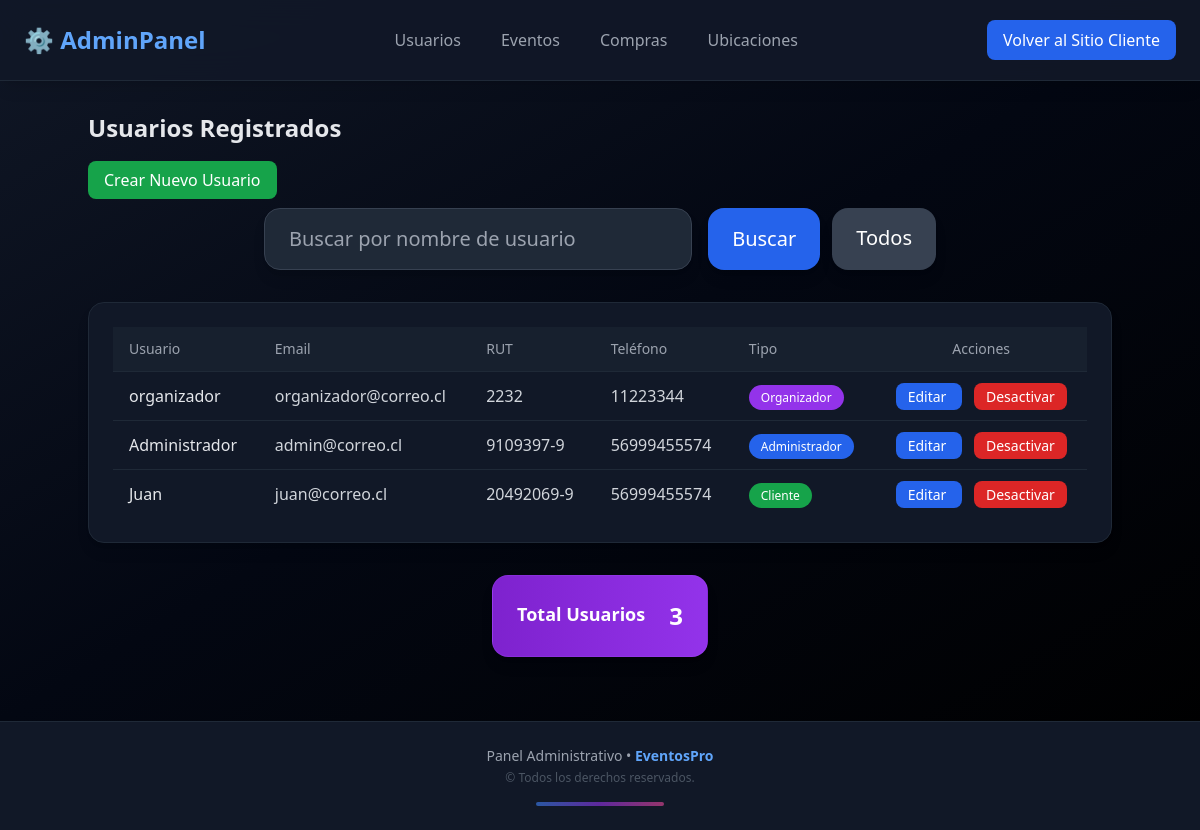
Page /administrador/usuarios/ on the earlier database version.
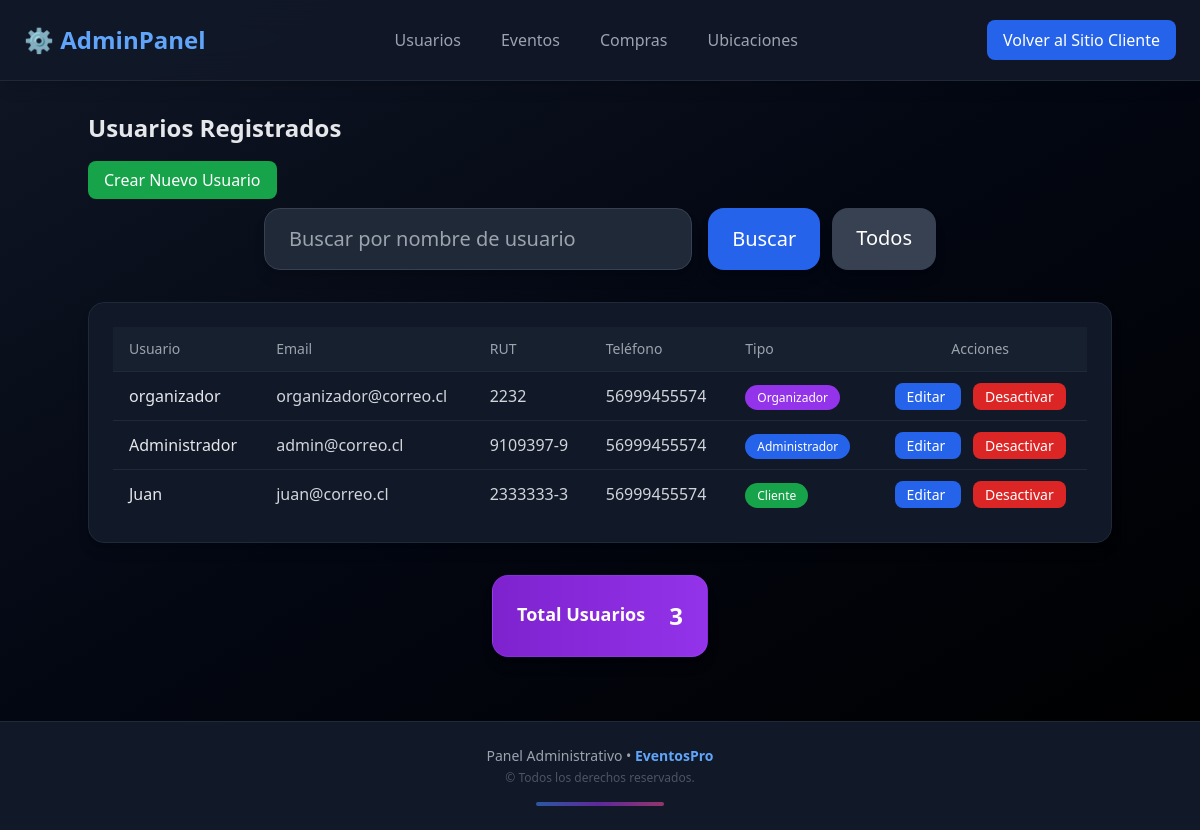
Same page on the later database version.
### usuarios/models.py (models this page shows, shortened)
class Usuario(AbstractUser):
    rut = models.CharField(max_length=12, unique=True, validators=[validar_rut])
    telefono = models.CharField(max_length=15, blank=True)
    tipo_usuario = models.CharField(max_length=50, blank=False, choices=[
        ('administrador', 'Administrador'),
        ('cliente', 'Cliente'),
        ('organizador', 'Organizador'),
    ],)
    USERNAME_FIELD = 'username'  # indica que se usa 'username' para login
    REQUIRED_FIELDS = ['email', 'rut']  # campos obligatorios para createsuperuser

### administrador/views.py (the view)
# urls.py: path("usuarios/", views.listar_usuarios_admin, name="listar_usuarios_admin"),
def listar_usuarios_admin(request):
    q = request.GET.get("q", "")
    if q:
        usuarios = Usuario.objects.filter(username__icontains=q)
    else:
        usuarios = Usuario.objects.all()
    return render(request, "administrador/listar_usuarios_admin.html", {
        "usuarios": usuarios
    })

### administrador/templates/administrador/listar_usuarios_admin.html (shortened to what the changed rows need)
{% extends "administrador/admin_core.html" %}
{% block content %}
<div class="admin-container">
    <h1 class="text-2xl font-bold text-gray-200 mb-6">Usuarios Registrados</h1>
    <div class="admin-table-wrapper bg-gray-900 border border-gray-800 rounded-2xl p-6 shadow-lg">
        <table class="min-w-full divide-y divide-gray-800">
            <thead>
                <tr class="bg-gray-800/50">
                    <th class="px-4 py-3 text-left text-sm font-medium text-gray-400">Usuario</th>
                    <th class="px-4 py-3 text-left text-sm font-medium text-gray-400">Email</th>
                    <th class="px-4 py-3 text-left text-sm font-medium text-gray-400">RUT</th>
                    <th class="px-4 py-3 text-left text-sm font-medium text-gray-400">Teléfono</th>
                    <th class="px-4 py-3 text-left text-sm font-medium text-gray-400">Tipo</th>
                    <th class="px-4 py-3 text-center text-sm font-medium text-gray-400">Acciones</th>
                </tr>
            </thead>
            <tbody class="divide-y divide-gray-800">
                {% for u in usuarios %}
                <tr class="cursor-pointer hover:bg-gray-800/40 transition" data-url="{% url 'administrador:detalle_usuario' u.id %}">
                    <td class="px-4 py-3 text-gray-200">{{ u.username }}</td>
                    <td class="px-4 py-3 text-gray-300">{{ u.email }}</td>
                    <td class="px-4 py-3 text-gray-300">{{ u.rut }}</td>
                    <td class="px-4 py-3 text-gray-300">{{ u.telefono }}</td>
                    <td class="px-4 py-3">
                        <span class="px-3 py-1 text-xs rounded-full
                            {% if u.tipo_usuario == 'administrador' %} bg-blue-600 text-white
                            {% elif u.tipo_usuario == 'organizador' %} bg-purple-600 text-white
                            {% else %} bg-green-600 text-white
                            {% endif %}">
                            {{ u.tipo_usuario|title }}
                        </span>
                    </td>
                    <td class="px-4 py-3 text-center space-x-3">
                        <a href="{% url 'administrador:editar_usuario_admin' u.id %}"
                            class="px-3 py-1 text-sm rounded-lg bg-blue-600 hover:bg-blue-500 text-white transition">
                            Editar
                        </a>
                        {% if u.is_active %}
                        <a href="{% url 'administrador:eliminar_usuario_admin' u.id %}"
                            class="px-3 py-1 text-sm rounded-lg bg-red-600 hover:bg-red-500 text-white transition">
                            Desactivar
                        </a>
                        {% else %}
                        <a href="{% url 'administrador:activar_usuario_admin' u.id %}"
                            class="px-3 py-1 text-sm rounded-lg bg-green-600 hover:bg-green-500 text-white transition">
                            Activar
                        </a>
                        {% endif %}
                    </td>
                </tr>
                {% empty %}
                <tr>
                    <td colspan="6" class="px-4 py-6 text-center text-gray-500">No hay usuarios registrados.</td>
                </tr>
                {% endfor %}
            </tbody>
        </table>
    </div>
</div>
<div class="admin-table-wrapper max-w-6xl mx-auto mt-8 grid grid-cols-1 justify-center">
    <div class="bg-gradient-to-r from-purple-700 to-purple-600
                border border-purple-500/20
                rounded-2xl p-6 shadow-lg flex items-center justify-between max-w-lg mx-auto gap-6">
        <div>
            <h2 class="text-lg font-bold text-white mb-1">Total Usuarios</h2>
        </div>
    </div>
</div>
{% endblock %}

Differences in the rows shown:
changed Usuario "organizador": telefono "11223344" → "56999455574"
changed Usuario "Juan": rut "20492069-9" → "2333333-3"
